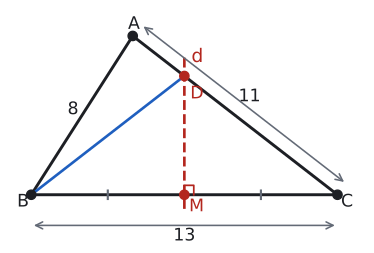

This figure's Python source:
import sys; sys.path.insert(0, "tools")
from cizim import *

def uz(P, Q): return round(float(np.linalg.norm(np.asarray(P) - np.asarray(Q))), 3)
def ucgen(a, b, c):
    """|BC|=a, |CA|=b, |AB|=c. B orijinde, C x ekseninde."""
    x = (c**2 - b**2 + a**2) / (2 * a)
    return np.array([x, np.sqrt(c**2 - x**2)]), np.array([0.0, 0.0]), np.array([float(a), 0.0])
def ucgen_aci(A_, B_, a=6.0):
    """B ve A köşelerindeki açılar (derece) ve |BC|=a ile üçgen."""
    C_ = 180 - A_ - B_; c = a * np.sin(np.radians(C_)) / np.sin(np.radians(A_))
    return c * np.array([np.cos(np.radians(B_)), np.sin(np.radians(B_))]), np.array([0.0, 0.0]), np.array([a, 0.0])
def cevrel(A, B, C):
    """Kenar orta dikmelerin kesim noktası."""
    M = 2 * np.array([B - A, C - A]); r = np.array([B @ B - A @ A, C @ C - A @ A])
    return np.linalg.solve(M, r)
def kenar(ax, P, Q, metin, G, d=0.45, renk=YAZI, fs=13):
    P, Q = np.asarray(P, float), np.asarray(Q, float); M = (P + Q) / 2
    u = (Q - P) / np.linalg.norm(Q - P); v = np.array([-u[1], u[0]])
    if np.dot(v, M - np.asarray(G)) < 0: v = -v
    ax.text(*(M + d * v), metin, ha="center", va="center", color=renk, fontsize=fs)
def dik(ax, K, P, Q, s=0.3, renk=SOLUK):
    """K köşesinde KP ile KQ arasındaki dik açı işareti."""
    u = (P - K) / np.linalg.norm(P - K) * s; v = (Q - K) / np.linalg.norm(Q - K) * s
    ax.plot(*zip(K + u, K + u + v, K + v), color=renk, lw=1.3)
def aci_olc(K, P, Q):
    u, v = P - K, Q - K
    return round(float(np.degrees(np.arccos(np.dot(u, v) / np.linalg.norm(u) / np.linalg.norm(v)))), 3)
def centik(ax, P, Q, n=1, renk=SOLUK, L=0.18, ara=0.12):
    P, Q = np.asarray(P, float), np.asarray(Q, float)
    u = (Q - P) / np.linalg.norm(Q - P); v = np.array([-u[1], u[0]]); M = (P + Q) / 2
    for k in range(n):
        c = M + (k - (n - 1) / 2) * ara * u
        ax.plot(*zip(c - L * v, c + L * v), color=renk, lw=1.6)
def kesis(P, Q, R, S):
    """PQ doğrusu ile RS doğrusunun kesim noktası."""
    t = np.linalg.solve(np.array([Q - P, R - S]).T, R - P); return P + t[0] * (Q - P)

# Alıştırma soru 4: |AB|=8, |AC|=11, |BC|=13. d, [BC]'nin kenar orta dikmesi; [AC]'yi D'de keser.
# |DB| = |DC|, Ç(ABD) = |AB| + |AC| = 19.
A, B, C = ucgen(13, 11, 8)
M = (B + C) / 2
D = kesis(M, M + np.array([0.0, 1.0]), A, C)
print("DB", uz(D, B), "DC", uz(D, C), "AD", uz(A, D), "Ç(ABD)", uz(A, B) + uz(A, D) + uz(D, B))
Gm = (A + B + C) / 3

fig, ax = sekil(5.6, 3.2)
ax.set_aspect("equal"); ax.axis("off")
ax.plot(*zip(A, B, C, A), color=YAZI)
ax.plot(*zip(B, D), color=MAVI, lw=2)
ax.plot(*zip(M - np.array([0, 0.6]), D + np.array([0, 0.9])), color=KIRMIZI, lw=2, ls="--")
ax.text(M[0] + 0.3, D[1] + 0.8, "d", color=KIRMIZI, fontsize=14, va="center")
dik(ax, M, C, D, s=0.4, renk=KIRMIZI)
centik(ax, B, M, 1); centik(ax, M, C, 1)
nokta(ax, *A, "A", dx=-0.2, dy=0.3); nokta(ax, *B, "B", dx=-0.6, dy=-0.5); nokta(ax, *C, "C", dx=0.15, dy=-0.5)
nokta(ax, *D, "D", dx=0.25, dy=-0.95, renk=KIRMIZI); nokta(ax, *M, "M", dx=0.2, dy=-0.7, renk=KIRMIZI)
kenar(ax, A, B, "8", Gm, d=0.45)
ax.annotate("", xy=C + np.array([0, -1.3]), xytext=B + np.array([0, -1.3]), arrowprops=dict(arrowstyle="<->", color=SOLUK, lw=1.2))
ax.text(6.5, -1.75, "13", ha="center", va="center", fontsize=13)
u = (C - A) / np.linalg.norm(C - A); v = np.array([-u[1], u[0]])
if np.dot(v, A - Gm) < 0: v = -v
ax.annotate("", xy=C + 0.6 * v, xytext=A + 0.6 * v, arrowprops=dict(arrowstyle="<->", color=SOLUK, lw=1.2))
ax.text(*((A + C) / 2 + 1.0 * v), "11", ha="center", va="center", fontsize=13)
ax.set_xlim(-1.0, 14.2); ax.set_ylim(-2.1, A[1] + 1.2)
kaydet(fig, __file__)
